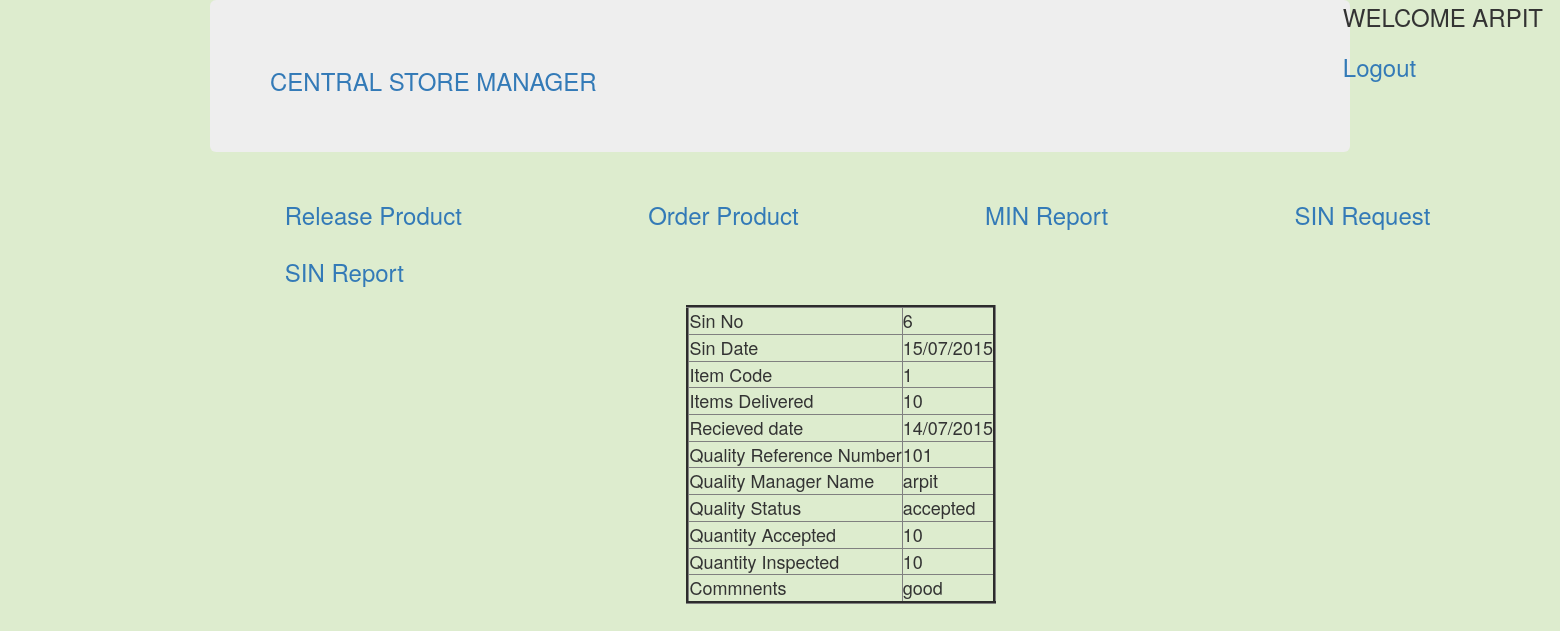
/Coding/CentralStoreManager/SinReport.php (signed in), run on the app's committed database.
### tables this page shows
CREATE TABLE IF NOT EXISTS `sin` (
  `sin_no` int(11) NOT NULL AUTO_INCREMENT,
  `sin_date` varchar(100) NOT NULL,
  `item_code` int(11) NOT NULL,
  `items_delivered` int(11) NOT NULL,
  `recieved_date` varchar(100) NOT NULL,
  `quality_reference_number` int(11) NOT NULL DEFAULT '101',
  `quality_manager_name` varchar(100) NOT NULL,
  `quality_status` varchar(100) DEFAULT 'pending',
  `quantity_accepted` int(11) NOT NULL,
  `quantity_inspected` int(11) NOT NULL,
  `comments` varchar(100) NOT NULL,
  PRIMARY KEY (`sin_no`)
);

### Coding/admin/session.php (called while the page is built, shortened)
<?php
 function getdetail($feild)
 {
   $query = "SELECT `$feild` FROM `login` WHERE `employee_id` = '".$_SESSION['employee_id']."'";
   require 'connection.php';
   if($run=mysqli_query($server,$query)){
     $row=mysqli_fetch_assoc($run);
     $result=$row[$feild];
     return $result;
     }
   }
?>

### Coding/CentralStoreManager/SinReport.php (the view, shortened to what this page needs)
<?php
include 'CentralStoreManager.php';
 $query_two = "Select * from sin";
 if($run_two=mysqli_query($server,$query_two)){
 	while($row_two=mysqli_fetch_assoc($run_two)){
 		$sin_no = $row_two['sin_no'];
 		$sin_date= $row_two['sin_date'];
 		$item_code = $row_two['item_code'];
 		$items_delivered= $row_two['items_delivered'];
 		$recieved_date= $row_two['recieved_date'];
 		$quality_reference_number = $row_two['quality_reference_number'];
 		$quality_manager_name = $row_two['quality_manager_name'];
 		$quality_status= $row_two['quality_status'];
 		$quantity_accepted = $row_two['quantity_accepted'];
 		$quantity_inspected= $row_two['quantity_inspected'];
 		$comments= $row_two['comments'];
 	}
 }
 ?>
 <html>
<body>
<div class="display-tables" >
<table border="3px" style="position: relative; left:14%; ">
	<tr>
		<td>Sin No</td>
		<td><?php echo $sin_no; ?></td>
	</tr>
	<tr>
	<td>Sin Date</td>
	<td><?php echo $sin_date; ?></td>
</tr>
<tr>
	<td>Item Code</td>
	<td><?php echo $item_code; ?></td>
</tr>
<tr>
	<td>Items Delivered</td>
	<td><?php echo $items_delivered; ?></td>
</tr>
<tr>
	<td>Recieved date</td>
	<td><?php echo $recieved_date; ?></td>
</tr>
<tr>
	<td>Quality Reference Number</td>
	<td><?php echo $quality_reference_number; ?></td>
</tr>
<tr>
	<td>Quality Manager Name</td>
	<td><?php echo $quality_manager_name; ?></td>
</tr>
<tr>
	<td>Quality Status</td>
	<td><?php echo $quality_status; ?></td>
</tr>
<tr>
	<td>Quantity Accepted</td>
	<td><?php echo $quantity_accepted; ?></td>
</tr>
<tr>
	<td>Quantity Inspected</td>
	<td><?php echo $quantity_inspected; ?></td>
</tr>
<tr>
	<td>Commnents</td>
	<td><?php echo $comments; ?></td>
</tr>
</table>
</div>
</body>
</html>

### Coding/CentralStoreManager/CentralStoreManager.php (shortened to what this page needs)
<!DOCTYPE html>
<html lang="en">
  <head>
    <link href="../css/bootstrap.min.css" rel="stylesheet">
    <link href="../css/style.css" rel="stylesheet">
  </head>
<?php
include '../admin/session.php';
include '../admin/connection.php';
 if(isset($_SESSION['employee_id'])&& !empty($_SESSION['employee_id'])){
     $name1=getdetail('employee_name');
     $name_upper = strtoupper($name1);
    echo "<div class ='logout'><font size = '5' style='position: absolute; right: 17px;' >WELCOME
    $name_upper<br><li><h3><a href='../admin/logout.php'>Logout</a></li></font></div>";
  } else{
   header('location:../login.php');
   }
?>
<body>
<div class="container">
    <div class="jumbotron"><h3><a href="CentralStoreManager.php">CENTRAL STORE MANAGER</a></h3></div>
</div>
<div class="left-box">
<ul>
      <li>  <a href="ReleaseProductRetailStore.php"><h3>Release Product</h3></a></li>
     <li> <a href="OrderProductSupplier.php " ><h3>Order Product</h3></a></li>
     <li><a href="MinReport.php"><h3> MIN Report</h3></a></li>
     <li><a href="SinRequest.php"><h3> SIN Request</h3></a></li>
     <li><a href="SinReport.php"><h3> SIN Report</h3></a></li>
      </ul>
</div>
</body>
</html>

### Coding/css/style.css (style rules this page uses)
body { background-color:#DDECCE; }
.logout li { display: inherit; }
.display-tables { bottom: 33%; left:30%; position: relative; }
.display-tables table { right: 10%; position: relative; }
.left-box { width: 100%; left: 4%; position: relative; }
.left-box ul li { display: inline-flex; margin-left: 12%; }
td, label { font-size: 25px; }
table td { font-size: 18px; }

### data on the page
sin: sin_no "6", sin_date "15/07/2015", item_code "1", items_delivered "10", recieved_date "14/07/2015", quality_reference_number "101", quality_manager_name "arpit", quality_status "accepted", quantity_accepted "10", quantity_inspected "10", comments "good"

### other printed values
$name_upper "ARPIT"
